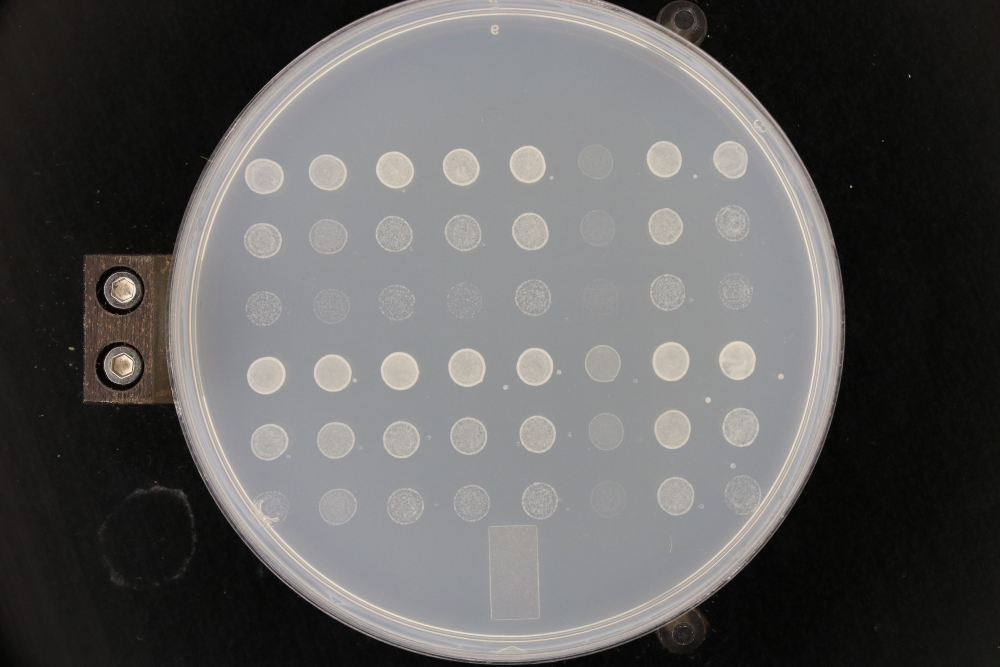
#> input picture workbench/practice/photos/18 Hours/Glucose/Plate 1 (Rep 1+2)/_9.JPG, 3000 x 2000 px (shown at 1/3 size)
$ python -i imaging.py   (imports and definitions only)
#> lines starting #> are read from the running program, lines starting #| are printed output that depends on the picture; after the words box and inside, x2 and y2 are one past the last pixel; in counts of white or black regions, pixels touching at a corner belong together
#> further down, picture is the input picture: PIL image 3000x2000 RGB; mean R, G, B 93.8, 92.8, 92.2
"""Bounded display caches and two Pillow workers for review sheets.

Decoded sources, fitted/tone-adjusted Pillow images and Tk images have separate
byte budgets as well as entry limits. Only the foreground image and its two
nearest neighbors are requested. Workers never construct or destroy Tk images;
SheetView polls a shared Future and publishes it only for the current request.

Pillow is used when it is there (it is in `requirements.txt`) because it resizes
smoothly; Tk's own PhotoImage can only `subsample` by whole numbers, which makes
spot edges crawl. Both paths are kept, since browsing results is exactly the
situation where somebody may not have the science stack installed.

Tk images must be referenced from Python or they are garbage collected and the
widget silently goes blank, which is why the cache holds them rather than the
widgets doing it ad hoc.
"""

from __future__ import annotations

import tkinter as tk
import threading
from concurrent.futures import ThreadPoolExecutor
from collections import OrderedDict
from pathlib import Path

try:                                            # pragma: no cover - env dependent
    from PIL import Image, ImageEnhance, ImageTk
    HAVE_PIL = True
except Exception:                               # pragma: no cover - env dependent
    Image = ImageEnhance = ImageTk = None
    HAVE_PIL = False


# [24 lines left out: function fit_sheet, not called in this run]


#: A pixel whose channels differ by more than this is an overlay drawn on the
#: plate (the amber outline), never the plate itself, which is grey. The same
#: test as spotting_sheet.OVERLAY_SAT.
OVERLAY_SAT = 30


# [6 lines left out: function _adjust, not called in this run]


def _overlay_mask(im):
    """255 where `im` is coloured (an overlay), 0 where it is grey."""
    from PIL import ImageChops

    r, g, b = im.convert("RGB").split()
    spread = ImageChops.subtract(ImageChops.lighter(ImageChops.lighter(r, g), b),
                                 ImageChops.darker(ImageChops.darker(r, g), b))
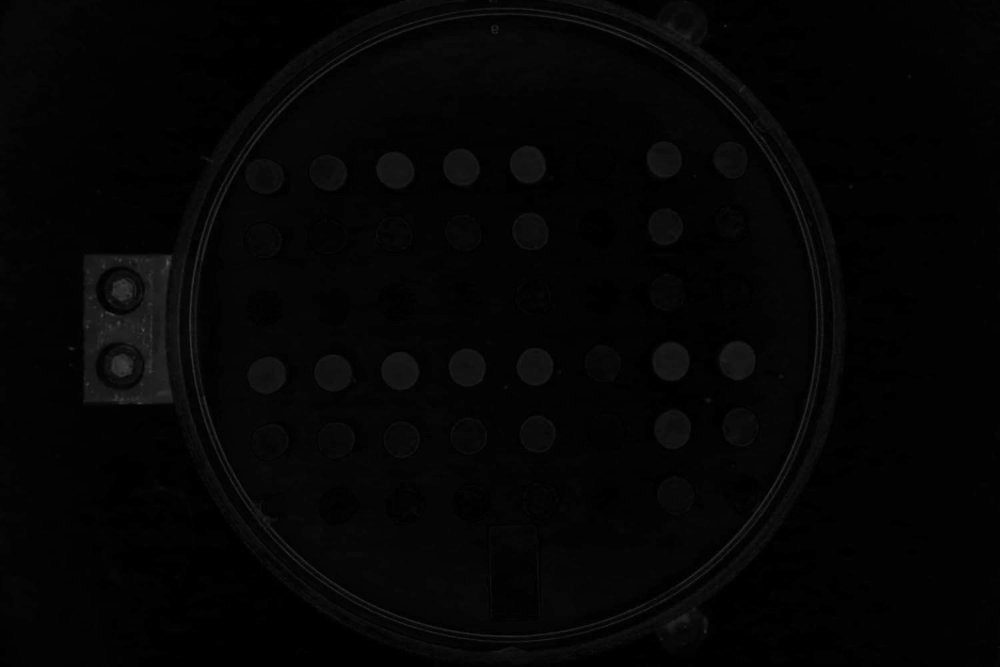
#> spread: PIL image 3000x2000 L (shown at 1/3 size); min 0, max 86, mean 4.6
    return spread.point(lambda v: 255 if v > OVERLAY_SAT else 0)
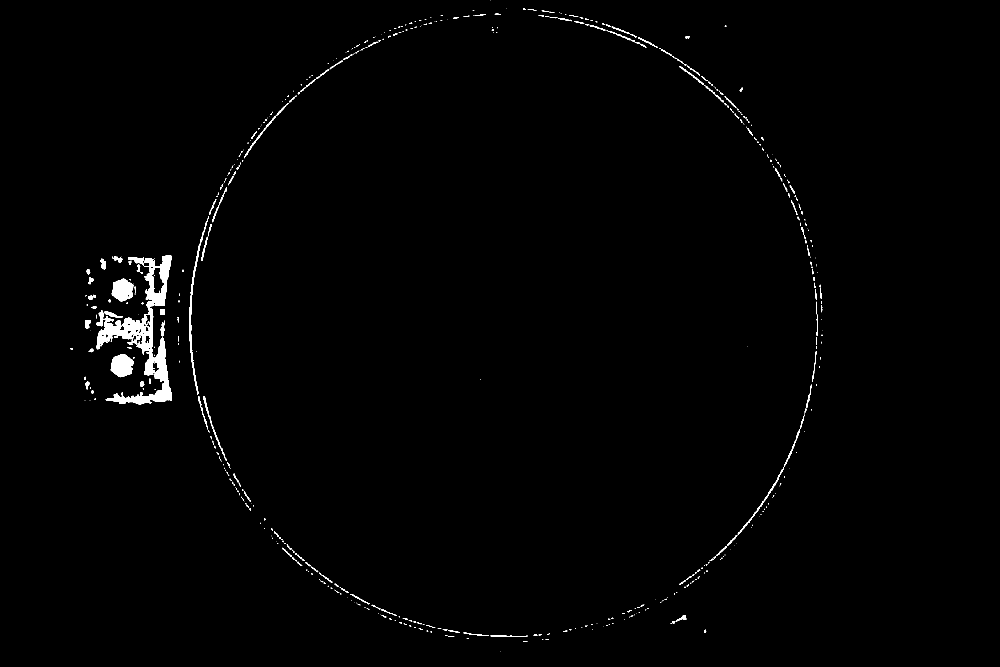
#> returned value: PIL image 3000x2000 L (shown at 1/3 size); 0.9% white; 577 white regions (382 under 20 px), largest, box (x1, y1, x2, y2) and area: (289, 767, 516, 1126) 16871, (319, 1010, 516, 1213) 7810, (332, 1062, 400, 1132) 3471


class ImageCache:
    """Display-only LRUs keyed by source identity/stat, view, size and tone.

    Cache budgets exclude the one visible image and at most two active worker
    results/temporaries. Oversized entries are displayed without caching. Source
    decoding is guarded at 90 megapixels. No scientific frame/array is stored.
    """

    # [312 lines left out: functions __init__, _bytes, stats, _store, key, current and 13 more, not called in this run]

>>> from PIL import Image
>>> picture = Image.open('../../workbench/practice/photos/18 Hours/Glucose/Plate 1 (Rep 1+2)/_9.JPG')
>>> result = _overlay_mask(picture)
